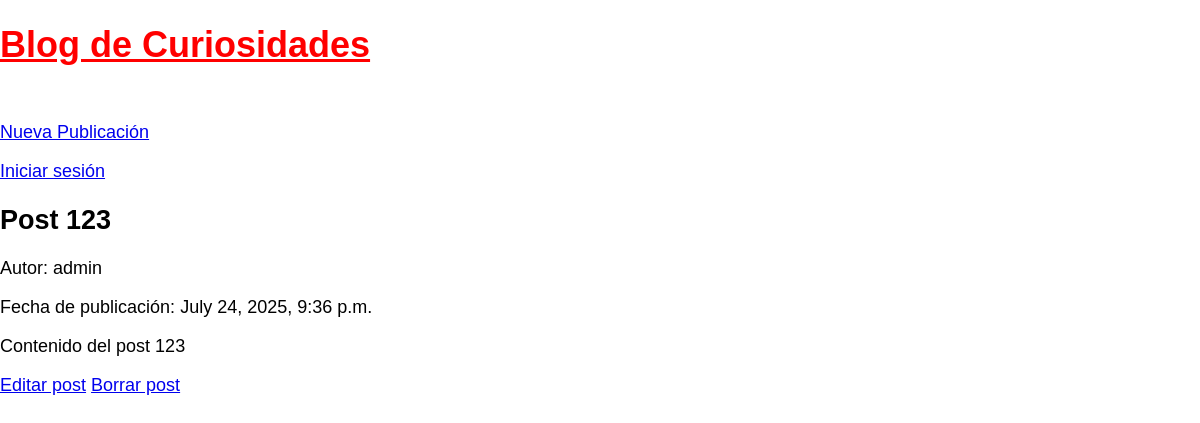
The app's page /post/1/ with its own data.
### blog/models.py (models this page shows, shortened)
class Post(models.Model):
    title = models.CharField(max_length=200)
    content = models.TextField()
    author = models.ForeignKey('auth.User', on_delete=models.CASCADE)
    created_at = models.DateTimeField(auto_now_add=True)
    updated_at = models.DateTimeField(auto_now=True)

### blog/views.py (the view)
# urls.py: path('post/<int:pk>/', PostDetailView.as_view(), name='post_detail'),
class PostDetailView(DetailView):
    model = Post
    template_name = 'post_detail.html'

### templates/post_detail.html
{% extends "_base.html" %}
{% block content %}
    <h2>{{ post.title }}</h2>
    <p>Autor: {{ post.author }}</p>
    <p>Fecha de publicación: {{ post.created_at }}</p>
    <p>{{ post.content }}</p>
    <a href="{% url 'post_update' post.pk %}">Editar post</a>
    <a href="{% url 'post_delete' post.pk %}">Borrar post</a>
{% endblock content %}

### static/css/base.css (style rules this page uses)
body { font-family: 'Source Sans Pro', sans-serif; margin: 0; padding: 0; font-size: 18px; }

### records on screen
Post: title "Post 123", author "admin", created_at "July 24, 2025, 9:36 p.m.", content "Contenido del post 123"
